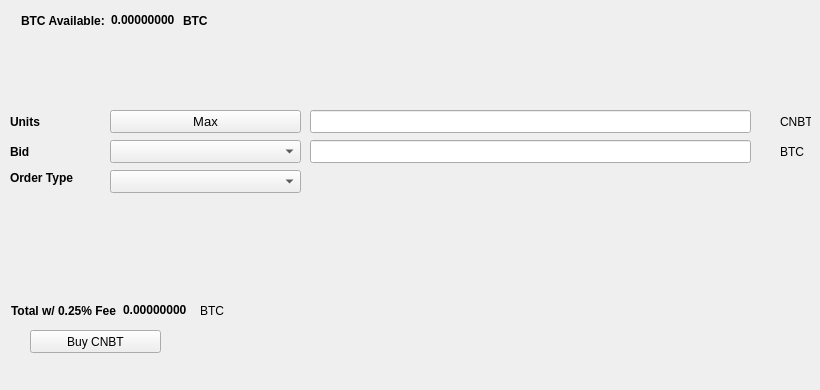
   <widget class="QWidget" name="BuyTab">
    <attribute name="title">
     <string>Buy</string>
    </attribute>
    <widget class="QPushButton" name="BuyDSTEM">
     <property name="geometry">
      <rect>
       <x>30</x>
       <y>330</y>
       <width>131</width>
       <height>23</height>
      </rect>
     </property>
     <property name="text">
      <string>Buy CNBT</string>
     </property>
     <property name="icon">
      <iconset resource="../cannabits.qrc">
       <normaloff>:/icons/bitcoin</normaloff>:/icons/bitcoin</iconset>
     </property>
    </widget>
    <widget class="QLabel" name="label_3">
     <property name="geometry">
      <rect>
       <x>10</x>
       <y>110</y>
       <width>46</width>
       <height>23</height>
      </rect>
     </property>
     <property name="font">
      <font>
       <weight>75</weight>
       <bold>true</bold>
      </font>
     </property>
     <property name="text">
      <string>Units</string>
     </property>
    </widget>
    <widget class="QLineEdit" name="UnitsInput">
     <property name="geometry">
      <rect>
       <x>310</x>
       <y>110</y>
       <width>441</width>
       <height>23</height>
      </rect>
     </property>
     <property name="font">
      <font>
       <pointsize>9</pointsize>
       <weight>75</weight>
       <bold>true</bold>
      </font>
     </property>
    </widget>
    <widget class="QLineEdit" name="BuyBidPriceEdit">
     <property name="geometry">
      <rect>
       <x>310</x>
       <y>140</y>
       <width>441</width>
       <height>23</height>
      </rect>
     </property>
     <property name="font">
      <font>
       <pointsize>9</pointsize>
       <weight>75</weight>
       <bold>true</bold>
      </font>
     </property>
    </widget>
    <widget class="QLabel" name="label_4">
     <property name="geometry">
      <rect>
       <x>780</x>
       <y>110</y>
       <width>31</width>
       <height>23</height>
      </rect>
     </property>
     <property name="text">
      <string>CNBT</string>
     </property>
    </widget>
    <widget class="QLabel" name="label_5">
     <property name="geometry">
      <rect>
       <x>780</x>
       <y>140</y>
       <width>31</width>
       <height>23</height>
      </rect>
     </property>
     <property name="text">
      <string>BTC</string>
     </property>
    </widget>
    <widget class="QLabel" name="label_6">
     <property name="geometry">
      <rect>
       <x>10</x>
       <y>140</y>
       <width>46</width>
       <height>23</height>
      </rect>
     </property>
     <property name="font">
      <font>
       <weight>75</weight>
       <bold>true</bold>
      </font>
     </property>
     <property name="text">
      <string>Bid</string>
     </property>
    </widget>
    <widget class="QLabel" name="label_7">
     <property name="geometry">
      <rect>
       <x>10</x>
       <y>170</y>
       <width>91</width>
       <height>16</height>
      </rect>
     </property>
     <property name="font">
      <font>
       <weight>75</weight>
       <bold>true</bold>
      </font>
     </property>
     <property name="text">
      <string>Order Type</string>
     </property>
    </widget>
    <widget class="QPushButton" name="Buy_Max_Amount">
     <property name="geometry">
      <rect>
       <x>110</x>
       <y>110</y>
       <width>191</width>
       <height>23</height>
      </rect>
     </property>
     <property name="font">
      <font>
       <pointsize>10</pointsize>
      </font>
     </property>
     <property name="text">
      <string>Max</string>
     </property>
    </widget>
    <widget class="QComboBox" name="BuyBidcomboBox">
     <property name="geometry">
      <rect>
       <x>110</x>
       <y>140</y>
       <width>191</width>
       <height>23</height>
      </rect>
     </property>
     <property name="font">
      <font>
       <pointsize>10</pointsize>
      </font>
     </property>
    </widget>
    <widget class="QComboBox" name="buyOrdertypeCombo">
     <property name="geometry">
      <rect>
       <x>110</x>
       <y>170</y>
       <width>191</width>
       <height>23</height>
      </rect>
     </property>
     <property name="font">
      <font>
       <pointsize>10</pointsize>
      </font>
     </property>
    </widget>
    <widget class="QWidget" name="layoutWidget1">
     <property name="geometry">
      <rect>
       <x>21</x>
       <y>11</y>
       <width>227</width>
       <height>19</height>
      </rect>
     </property>
     <layout class="QHBoxLayout" name="horizontalLayout_3">
      <item>
       <widget class="QLabel" name="label232">
        <property name="font">
         <font>
          <weight>75</weight>
          <bold>true</bold>
         </font>
        </property>
        <property name="text">
         <string>BTC Available:</string>
        </property>
       </widget>
      </item>
      <item>
       <widget class="QLabel" name="BtcAvailableLbl">
        <property name="palette">
         <palette>
          <active>
           <colorrole role="WindowText">
            <brush brushstyle="SolidPattern">
             <color alpha="255">
              <red>0</red>
              <green>0</green>
              <blue>0</blue>
             </color>
            </brush>
           </colorrole>
           <colorrole role="Button">
            <brush brushstyle="SolidPattern">
             <color alpha="255">
              <red>0</red>
              <green>170</green>
              <blue>0</blue>
             </color>
            </brush>
           </colorrole>
           <colorrole role="Light">
            <brush brushstyle="SolidPattern">
             <color alpha="255">
              <red>0</red>
              <green>255</green>
              <blue>0</blue>
             </color>
            </brush>
           </colorrole>
           <colorrole role="Midlight">
            <brush brushstyle="SolidPattern">
             <color alpha="255">
              <red>0</red>
              <green>212</green>
              <blue>0</blue>
             </color>
            </brush>
           </colorrole>
           <colorrole role="Dark">
            <brush brushstyle="SolidPattern">
             <color alpha="255">
              <red>0</red>
              <green>85</green>
              <blue>0</blue>
             </color>
            </brush>
           </colorrole>
           <colorrole role="Mid">
            <brush brushstyle="SolidPattern">
             <color alpha="255">
              <red>0</red>
              <green>113</green>
              <blue>0</blue>
             </color>
            </brush>
           </colorrole>
           <colorrole role="Text">
            <brush brushstyle="SolidPattern">
             <color alpha="255">
              <red>0</red>
              <green>170</green>
              <blue>0</blue>
             </color>
            </brush>
           </colorrole>
           <colorrole role="BrightText">
            <brush brushstyle="SolidPattern">
             <color alpha="255">
              <red>255</red>
              <green>255</green>
              <blue>255</blue>
             </color>
            </brush>
           </colorrole>
           <colorrole role="ButtonText">
            <brush brushstyle="SolidPattern">
             <color alpha="255">
              <red>0</red>
              <green>0</green>
              <blue>0</blue>
             </color>
            </brush>
           </colorrole>
           <colorrole role="Base">
            <brush brushstyle="SolidPattern">
             <color alpha="255">
              <red>255</red>
              <green>255</green>
              <blue>255</blue>
             </color>
            </brush>
           </colorrole>
           <colorrole role="Window">
            <brush brushstyle="SolidPattern">
             <color alpha="255">
              <red>0</red>
              <green>170</green>
              <blue>0</blue>
             </color>
            </brush>
           </colorrole>
           <colorrole role="Shadow">
            <brush brushstyle="SolidPattern">
             <color alpha="255">
              <red>0</red>
              <green>0</green>
              <blue>0</blue>
             </color>
            </brush>
           </colorrole>
           <colorrole role="AlternateBase">
            <brush brushstyle="SolidPattern">
             <color alpha="255">
              <red>127</red>
              <green>212</green>
              <blue>127</blue>
             </color>
            </brush>
           </colorrole>
           <colorrole role="ToolTipBase">
            <brush brushstyle="SolidPattern">
             <color alpha="255">
              <red>255</red>
              <green>255</green>
              <blue>220</blue>
             </color>
            </brush>
           </colorrole>
           <colorrole role="ToolTipText">
            <brush brushstyle="SolidPattern">
             <color alpha="255">
              <red>0</red>
              <green>0</green>
              <blue>0</blue>
             </color>
            </brush>
           </colorrole>
          </active>
          <inactive>
           <colorrole role="WindowText">
            <brush brushstyle="SolidPattern">
             <color alpha="255">
              <red>0</red>
              <green>0</green>
              <blue>0</blue>
             </color>
            </brush>
           </colorrole>
           <colorrole role="Button">
            <brush brushstyle="SolidPattern">
             <color alpha="255">
              <red>0</red>
              <green>170</green>
              <blue>0</blue>
             </color>
            </brush>
           </colorrole>
           <colorrole role="Light">
            <brush brushstyle="SolidPattern">
             <color alpha="255">
              <red>0</red>
              <green>255</green>
              <blue>0</blue>
             </color>
            </brush>
           </colorrole>
           <colorrole role="Midlight">
            <brush brushstyle="SolidPattern">
             <color alpha="255">
              <red>0</red>
              <green>212</green>
              <blue>0</blue>
             </color>
            </brush>
           </colorrole>
           <colorrole role="Dark">
            <brush brushstyle="SolidPattern">
             <color alpha="255">
              <red>0</red>
              <green>85</green>
              <blue>0</blue>
             </color>
            </brush>
           </colorrole>
           <colorrole role="Mid">
            <brush brushstyle="SolidPattern">
             <color alpha="255">
              <red>0</red>
              <green>113</green>
              <blue>0</blue>
             </color>
            </brush>
           </colorrole>
           <colorrole role="Text">
            <brush brushstyle="SolidPattern">
             <color alpha="255">
              <red>0</red>
              <green>170</green>
              <blue>0</blue>
             </color>
            </brush>
           </colorrole>
           <colorrole role="BrightText">
            <brush brushstyle="SolidPattern">
             <color alpha="255">
              <red>255</red>
              <green>255</green>
              <blue>255</blue>
             </color>
            </brush>
           </colorrole>
           <colorrole role="ButtonText">
            <brush brushstyle="SolidPattern">
             <color alpha="255">
              <red>0</red>
              <green>0</green>
              <blue>0</blue>
             </color>
            </brush>
           </colorrole>
           <colorrole role="Base">
            <brush brushstyle="SolidPattern">
             <color alpha="255">
              <red>255</red>
              <green>255</green>
              <blue>255</blue>
             </color>
            </brush>
           </colorrole>
           <colorrole role="Window">
            <brush brushstyle="SolidPattern">
             <color alpha="255">
              <red>0</red>
              <green>170</green>
              <blue>0</blue>
             </color>
            </brush>
           </colorrole>
           <colorrole role="Shadow">
            <brush brushstyle="SolidPattern">
             <color alpha="255">
              <red>0</red>
              <green>0</green>
              <blue>0</blue>
             </color>
            </brush>
           </colorrole>
           <colorrole role="AlternateBase">
            <brush brushstyle="SolidPattern">
             <color alpha="255">
              <red>127</red>
              <green>212</green>
              <blue>127</blue>
             </color>
            </brush>
           </colorrole>
           <colorrole role="ToolTipBase">
            <brush brushstyle="SolidPattern">
             <color alpha="255">
              <red>255</red>
              <green>255</green>
              <blue>220</blue>
             </color>
            </brush>
           </colorrole>
           <colorrole role="ToolTipText">
            <brush brushstyle="SolidPattern">
             <color alpha="255">
              <red>0</red>
              <green>0</green>
              <blue>0</blue>
             </color>
            </brush>
           </colorrole>
          </inactive>
          <disabled>
           <colorrole role="WindowText">
            <brush brushstyle="SolidPattern">
             <color alpha="255">
              <red>0</red>
              <green>85</green>
              <blue>0</blue>
             </color>
            </brush>
           </colorrole>
           <colorrole role="Button">
            <brush brushstyle="SolidPattern">
             <color alpha="255">
              <red>0</red>
              <green>170</green>
              <blue>0</blue>
             </color>
            </brush>
           </colorrole>
           <colorrole role="Light">
            <brush brushstyle="SolidPattern">
             <color alpha="255">
              <red>0</red>
              <green>255</green>
              <blue>0</blue>
             </color>
            </brush>
           </colorrole>
           <colorrole role="Midlight">
            <brush brushstyle="SolidPattern">
             <color alpha="255">
              <red>0</red>
              <green>212</green>
              <blue>0</blue>
             </color>
            </brush>
           </colorrole>
           <colorrole role="Dark">
            <brush brushstyle="SolidPattern">
             <color alpha="255">
              <red>0</red>
              <green>85</green>
              <blue>0</blue>
             </color>
            </brush>
           </colorrole>
           <colorrole role="Mid">
            <brush brushstyle="SolidPattern">
             <color alpha="255">
              <red>0</red>
              <green>113</green>
              <blue>0</blue>
             </color>
            </brush>
           </colorrole>
           <colorrole role="Text">
            <brush brushstyle="SolidPattern">
             <color alpha="255">
              <red>0</red>
              <green>85</green>
              <blue>0</blue>
             </color>
            </brush>
           </colorrole>
           <colorrole role="BrightText">
            <brush brushstyle="SolidPattern">
             <color alpha="255">
              <red>255</red>
              <green>255</green>
              <blue>255</blue>
             </color>
            </brush>
           </colorrole>
           <colorrole role="ButtonText">
            <brush brushstyle="SolidPattern">
             <color alpha="255">
              <red>0</red>
              <green>85</green>
              <blue>0</blue>
             </color>
            </brush>
           </colorrole>
           <colorrole role="Base">
            <brush brushstyle="SolidPattern">
             <color alpha="255">
              <red>0</red>
              <green>170</green>
              <blue>0</blue>
             </color>
            </brush>
           </colorrole>
           <colorrole role="Window">
            <brush brushstyle="SolidPattern">
             <color alpha="255">
              <red>0</red>
              <green>170</green>
              <blue>0</blue>
             </color>
            </brush>
           </colorrole>
           <colorrole role="Shadow">
            <brush brushstyle="SolidPattern">
             <color alpha="255">
              <red>0</red>
              <green>0</green>
              <blue>0</blue>
             </color>
            </brush>
           </colorrole>
           <colorrole role="AlternateBase">
            <brush brushstyle="SolidPattern">
             <color alpha="255">
              <red>0</red>
              <green>170</green>
              <blue>0</blue>
             </color>
            </brush>
           </colorrole>
           <colorrole role="ToolTipBase">
            <brush brushstyle="SolidPattern">
             <color alpha="255">
              <red>255</red>
              <green>255</green>
              <blue>220</blue>
             </color>
            </brush>
           </colorrole>
           <colorrole role="ToolTipText">
            <brush brushstyle="SolidPattern">
             <color alpha="255">
              <red>0</red>
              <green>0</green>
              <blue>0</blue>
             </color>
            </brush>
           </colorrole>
          </disabled>
         </palette>
        </property>
        <property name="font">
         <font>
          <weight>75</weight>
          <bold>true</bold>
         </font>
        </property>
        <property name="text">
         <string>0.00000000</string>
        </property>
        <property name="textInteractionFlags">
         <set>Qt::LinksAccessibleByMouse|Qt::TextSelectableByKeyboard|Qt::TextSelectableByMouse</set>
        </property>
       </widget>
      </item>
      <item>
       <widget class="QLabel" name="BtcAvailableLbl_2">
        <property name="font">
         <font>
          <weight>75</weight>
          <bold>true</bold>
         </font>
        </property>
        <property name="text">
         <string>BTC</string>
        </property>
       </widget>
      </item>
     </layout>
    </widget>
    <widget class="QWidget" name="layoutWidge2">
     <property name="geometry">
      <rect>
       <x>11</x>
       <y>301</y>
       <width>259</width>
       <height>19</height>
      </rect>
     </property>
     <layout class="QHBoxLayout" name="horizontalLayout_4">
      <item>
       <widget class="QLabel" name="label_9">
        <property name="font">
         <font>
          <weight>75</weight>
          <bold>true</bold>
         </font>
        </property>
        <property name="text">
         <string>Total w/ 0.25% Fee</string>
        </property>
       </widget>
      </item>
      <item>
       <widget class="QLabel" name="BuyCostLabel">
        <property name="palette">
         <palette>
          <active>
           <colorrole role="WindowText">
            <brush brushstyle="SolidPattern">
             <color alpha="255">
              <red>0</red>
              <green>0</green>
              <blue>0</blue>
             </color>
            </brush>
           </colorrole>
           <colorrole role="Button">
            <brush brushstyle="SolidPattern">
             <color alpha="255">
              <red>0</red>
              <green>170</green>
              <blue>0</blue>
             </color>
            </brush>
           </colorrole>
           <colorrole role="Light">
            <brush brushstyle="SolidPattern">
             <color alpha="255">
              <red>0</red>
              <green>255</green>
              <blue>0</blue>
             </color>
            </brush>
           </colorrole>
           <colorrole role="Midlight">
            <brush brushstyle="SolidPattern">
             <color alpha="255">
              <red>0</red>
              <green>212</green>
              <blue>0</blue>
             </color>
            </brush>
           </colorrole>
           <colorrole role="Dark">
            <brush brushstyle="SolidPattern">
             <color alpha="255">
              <red>0</red>
              <green>85</green>
              <blue>0</blue>
             </color>
            </brush>
           </colorrole>
           <colorrole role="Mid">
            <brush brushstyle="SolidPattern">
             <color alpha="255">
              <red>0</red>
              <green>113</green>
              <blue>0</blue>
             </color>
            </brush>
           </colorrole>
           <colorrole role="Text">
            <brush brushstyle="SolidPattern">
             <color alpha="255">
              <red>0</red>
              <green>170</green>
              <blue>0</blue>
             </color>
            </brush>
           </colorrole>
           <colorrole role="BrightText">
            <brush brushstyle="SolidPattern">
             <color alpha="255">
              <red>255</red>
              <green>255</green>
              <blue>255</blue>
             </color>
            </brush>
           </colorrole>
           <colorrole role="ButtonText">
            <brush brushstyle="SolidPattern">
             <color alpha="255">
              <red>0</red>
              <green>0</green>
              <blue>0</blue>
             </color>
            </brush>
           </colorrole>
           <colorrole role="Base">
            <brush brushstyle="SolidPattern">
             <color alpha="255">
              <red>255</red>
              <green>255</green>
              <blue>255</blue>
             </color>
            </brush>
           </colorrole>
           <colorrole role="Window">
            <brush brushstyle="SolidPattern">
             <color alpha="255">
              <red>0</red>
              <green>170</green>
              <blue>0</blue>
             </color>
            </brush>
           </colorrole>
           <colorrole role="Shadow">
            <brush brushstyle="SolidPattern">
             <color alpha="255">
              <red>0</red>
              <green>0</green>
              <blue>0</blue>
             </color>
            </brush>
           </colorrole>
           <colorrole role="AlternateBase">
            <brush brushstyle="SolidPattern">
             <color alpha="255">
              <red>127</red>
              <green>212</green>
              <blue>127</blue>
             </color>
            </brush>
           </colorrole>
           <colorrole role="ToolTipBase">
            <brush brushstyle="SolidPattern">
             <color alpha="255">
              <red>255</red>
              <green>255</green>
              <blue>220</blue>
             </color>
            </brush>
           </colorrole>
           <colorrole role="ToolTipText">
            <brush brushstyle="SolidPattern">
             <color alpha="255">
              <red>0</red>
              <green>0</green>
              <blue>0</blue>
             </color>
            </brush>
           </colorrole>
          </active>
          <inactive>
           <colorrole role="WindowText">
            <brush brushstyle="SolidPattern">
             <color alpha="255">
              <red>0</red>
              <green>0</green>
              <blue>0</blue>
             </color>
            </brush>
           </colorrole>
           <colorrole role="Button">
            <brush brushstyle="SolidPattern">
             <color alpha="255">
              <red>0</red>
              <green>170</green>
              <blue>0</blue>
             </color>
            </brush>
           </colorrole>
           <colorrole role="Light">
            <brush brushstyle="SolidPattern">
             <color alpha="255">
              <red>0</red>
              <green>255</green>
              <blue>0</blue>
             </color>
            </brush>
           </colorrole>
           <colorrole role="Midlight">
            <brush brushstyle="SolidPattern">
             <color alpha="255">
              <red>0</red>
              <green>212</green>
              <blue>0</blue>
             </color>
            </brush>
           </colorrole>
           <colorrole role="Dark">
            <brush brushstyle="SolidPattern">
             <color alpha="255">
              <red>0</red>
              <green>85</green>
              <blue>0</blue>
             </color>
            </brush>
           </colorrole>
           <colorrole role="Mid">
            <brush brushstyle="SolidPattern">
             <color alpha="255">
              <red>0</red>
              <green>113</green>
              <blue>0</blue>
             </color>
            </brush>
           </colorrole>
           <colorrole role="Text">
            <brush brushstyle="SolidPattern">
             <color alpha="255">
              <red>0</red>
              <green>170</green>
              <blue>0</blue>
             </color>
            </brush>
           </colorrole>
           <colorrole role="BrightText">
            <brush brushstyle="SolidPattern">
             <color alpha="255">
              <red>255</red>
              <green>255</green>
              <blue>255</blue>
             </color>
            </brush>
           </colorrole>
           <colorrole role="ButtonText">
            <brush brushstyle="SolidPattern">
             <color alpha="255">
              <red>0</red>
              <green>0</green>
              <blue>0</blue>
             </color>
            </brush>
           </colorrole>
           <colorrole role="Base">
            <brush brushstyle="SolidPattern">
             <color alpha="255">
              <red>255</red>
              <green>255</green>
              <blue>255</blue>
             </color>
            </brush>
           </colorrole>
           <colorrole role="Window">
            <brush brushstyle="SolidPattern">
             <color alpha="255">
              <red>0</red>
              <green>170</green>
              <blue>0</blue>
             </color>
            </brush>
           </colorrole>
           <colorrole role="Shadow">
            <brush brushstyle="SolidPattern">
             <color alpha="255">
              <red>0</red>
              <green>0</green>
              <blue>0</blue>
             </color>
            </brush>
           </colorrole>
           <colorrole role="AlternateBase">
            <brush brushstyle="SolidPattern">
             <color alpha="255">
              <red>127</red>
              <green>212</green>
              <blue>127</blue>
             </color>
            </brush>
           </colorrole>
           <colorrole role="ToolTipBase">
            <brush brushstyle="SolidPattern">
             <color alpha="255">
              <red>255</red>
              <green>255</green>
              <blue>220</blue>
             </color>
            </brush>
           </colorrole>
           <colorrole role="ToolTipText">
            <brush brushstyle="SolidPattern">
             <color alpha="255">
              <red>0</red>
              <green>0</green>
              <blue>0</blue>
             </color>
            </brush>
           </colorrole>
          </inactive>
          <disabled>
           <colorrole role="WindowText">
            <brush brushstyle="SolidPattern">
             <color alpha="255">
              <red>0</red>
              <green>85</green>
              <blue>0</blue>
             </color>
            </brush>
           </colorrole>
           <colorrole role="Button">
            <brush brushstyle="SolidPattern">
             <color alpha="255">
              <red>0</red>
              <green>170</green>
              <blue>0</blue>
             </color>
            </brush>
           </colorrole>
           <colorrole role="Light">
            <brush brushstyle="SolidPattern">
             <color alpha="255">
              <red>0</red>
              <green>255</green>
              <blue>0</blue>
             </color>
            </brush>
           </colorrole>
           <colorrole role="Midlight">
            <brush brushstyle="SolidPattern">
             <color alpha="255">
              <red>0</red>
              <green>212</green>
              <blue>0</blue>
             </color>
            </brush>
           </colorrole>
           <colorrole role="Dark">
            <brush brushstyle="SolidPattern">
             <color alpha="255">
              <red>0</red>
              <green>85</green>
              <blue>0</blue>
             </color>
            </brush>
           </colorrole>
           <colorrole role="Mid">
            <brush brushstyle="SolidPattern">
             <color alpha="255">
              <red>0</red>
              <green>113</green>
              <blue>0</blue>
             </color>
            </brush>
           </colorrole>
           <colorrole role="Text">
            <brush brushstyle="SolidPattern">
             <color alpha="255">
              <red>0</red>
              <green>85</green>
              <blue>0</blue>
             </color>
            </brush>
           </colorrole>
           <colorrole role="BrightText">
            <brush brushstyle="SolidPattern">
             <color alpha="255">
              <red>255</red>
              <green>255</green>
              <blue>255</blue>
             </color>
            </brush>
           </colorrole>
           <colorrole role="ButtonText">
            <brush brushstyle="SolidPattern">
             <color alpha="255">
              <red>0</red>
              <green>85</green>
              <blue>0</blue>
             </color>
            </brush>
           </colorrole>
           <colorrole role="Base">
            <brush brushstyle="SolidPattern">
             <color alpha="255">
              <red>0</red>
              <green>170</green>
              <blue>0</blue>
             </color>
            </brush>
           </colorrole>
           <colorrole role="Window">
            <brush brushstyle="SolidPattern">
             <color alpha="255">
              <red>0</red>
              <green>170</green>
              <blue>0</blue>
             </color>
            </brush>
           </colorrole>
           <colorrole role="Shadow">
            <brush brushstyle="SolidPattern">
             <color alpha="255">
              <red>0</red>
              <green>0</green>
              <blue>0</blue>
             </color>
            </brush>
           </colorrole>
           <colorrole role="AlternateBase">
            <brush brushstyle="SolidPattern">
             <color alpha="255">
              <red>0</red>
              <green>170</green>
              <blue>0</blue>
             </color>
            </brush>
           </colorrole>
           <colorrole role="ToolTipBase">
            <brush brushstyle="SolidPattern">
             <color alpha="255">
              <red>255</red>
              <green>255</green>
              <blue>220</blue>
             </color>
            </brush>
           </colorrole>
           <colorrole role="ToolTipText">
            <brush brushstyle="SolidPattern">
             <color alpha="255">
              <red>0</red>
              <green>0</green>
              <blue>0</blue>
             </color>
            </brush>
           </colorrole>
          </disabled>
         </palette>
        </property>
        <property name="font">
         <font>
          <weight>75</weight>
          <bold>true</bold>
         </font>
        </property>
        <property name="autoFillBackground">
         <bool>false</bool>
        </property>
        <property name="text">
         <string>0.00000000</string>
        </property>
        <property name="textInteractionFlags">
         <set>Qt::LinksAccessibleByMouse|Qt::TextSelectableByMouse</set>
        </property>
       </widget>
      </item>
      <item>
       <widget class="QLabel" name="label_10">
        <property name="font">
         <font>
          <weight>50</weight>
          <bold>false</bold>
         </font>
        </property>
        <property name="text">
         <string>BTC</string>
        </property>
       </widget>
      </item>
     </layout>
    </widget>
    <widget class="QLabel" name="label_24">
     <property name="geometry">
      <rect>
       <x>460</x>
       <y>300</y>
       <width>281</width>
       <height>81</height>
      </rect>
     </property>
     <property name="text">
      <string/>
     </property>
     <property name="pixmap">
      <pixmap>:/images/bittrex</pixmap>
     </property>
    </widget>
   </widget>
